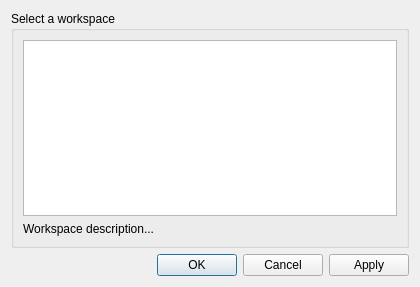
<?xml version="1.0" encoding="UTF-8"?>
<ui version="4.0">
 <class>Dialog</class>
 <widget class="QDialog" name="Dialog">
  <property name="geometry">
   <rect>
    <x>0</x>
    <y>0</y>
    <width>420</width>
    <height>287</height>
   </rect>
  </property>
  <property name="windowTitle">
   <string>Select workspace</string>
  </property>
  <layout class="QGridLayout" name="gridLayout_3">
   <item row="0" column="0">
    <widget class="QGroupBox" name="groupBox">
     <property name="title">
      <string>Select a workspace</string>
     </property>
     <layout class="QVBoxLayout" name="verticalLayout">
      <item>
       <widget class="QListWidget" name="list_workspaces">
        <property name="toolTip">
         <string>The list of available workspaces.</string>
        </property>
        <property name="selectionBehavior">
         <enum>QAbstractItemView::SelectRows</enum>
        </property>
        <property name="selectionRectVisible">
         <bool>false</bool>
        </property>
       </widget>
      </item>
      <item>
       <widget class="QLabel" name="lbl_description">
        <property name="text">
         <string>Workspace description...</string>
        </property>
        <property name="scaledContents">
         <bool>false</bool>
        </property>
        <property name="alignment">
         <set>Qt::AlignLeading|Qt::AlignLeft|Qt::AlignTop</set>
        </property>
        <property name="wordWrap">
         <bool>true</bool>
        </property>
       </widget>
      </item>
     </layout>
    </widget>
   </item>
   <item row="1" column="0">
    <widget class="QDialogButtonBox" name="buttonBox">
     <property name="orientation">
      <enum>Qt::Horizontal</enum>
     </property>
     <property name="standardButtons">
      <set>QDialogButtonBox::Apply|QDialogButtonBox::Cancel|QDialogButtonBox::Ok</set>
     </property>
     <property name="centerButtons">
      <bool>false</bool>
     </property>
    </widget>
   </item>
  </layout>
 </widget>
 <resources/>
 <connections>
  <connection>
   <sender>buttonBox</sender>
   <signal>accepted()</signal>
   <receiver>Dialog</receiver>
   <slot>accept()</slot>
   <hints>
    <hint type="sourcelabel">
     <x>248</x>
     <y>254</y>
    </hint>
    <hint type="destinationlabel">
     <x>157</x>
     <y>274</y>
    </hint>
   </hints>
  </connection>
  <connection>
   <sender>buttonBox</sender>
   <signal>rejected()</signal>
   <receiver>Dialog</receiver>
   <slot>reject()</slot>
   <hints>
    <hint type="sourcelabel">
     <x>316</x>
     <y>260</y>
    </hint>
    <hint type="destinationlabel">
     <x>286</x>
     <y>274</y>
    </hint>
   </hints>
  </connection>
 </connections>
</ui>
